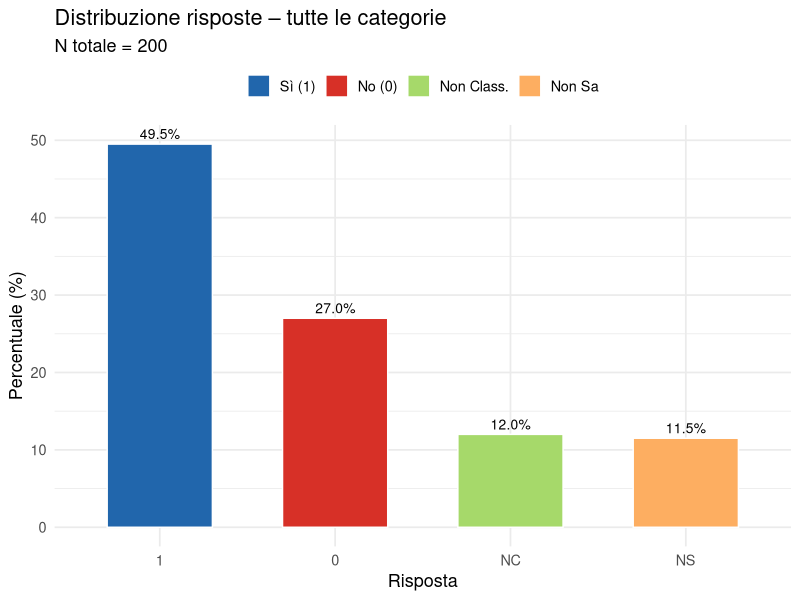
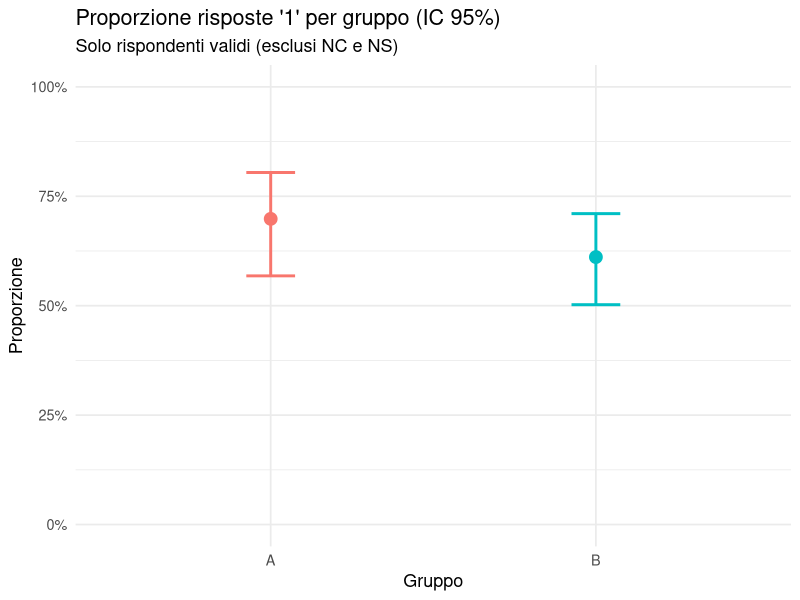

Recreate these plots in R, in order.
# =============================================================================
# binary_response_proportions.R
# -----------------------------------------------------------------------------
# Analisi di risposte con 4 categorie: 1, 0, NC (Non Classificabile), NS (Non Sa)
#
# Flusso:
#   1. Dati di esempio con 4 categorie di risposta
#   2. Proporzioni su tutte e 4 le categorie (incluse NC/NS)
#   3. Esclusione di NC e NS  →  analisi solo sui rispondenti validi (0/1)
#   4. Test statistici su risposte binarie: prop.test, binom.test, chi-quadro
# =============================================================================


# ── 0. PACCHETTI ──────────────────────────────────────────────────────────────

# install.packages(c("dplyr", "ggplot2", "scales"))   # eseguire solo se mancanti
library(dplyr)
library(ggplot2)
library(scales)


# ── 1. DATI DI ESEMPIO ────────────────────────────────────────────────────────
# Sostituire 'risposte' con il proprio vettore / colonna del data frame

set.seed(42)
n <- 200

dati <- data.frame(
  id       = 1:n,
  gruppo   = sample(c("A", "B"), n, replace = TRUE),
  risposta = sample(
    c("1", "0", "NC", "NS"),
    n,
    replace = TRUE,
    prob    = c(0.45, 0.30, 0.15, 0.10)   # probabilità attese
  )
)

# Per caricare dati reali usare, per esempio:
# dati <- read.csv("file.csv")
# oppure: dati <- readxl::read_excel("file.xlsx")


# ── 2. PROPORZIONI – TUTTE E 4 LE CATEGORIE ──────────────────────────────────

cat("\n====================================================\n")
cat("  STEP 1: Distribuzione completa (4 categorie)\n")
cat("====================================================\n\n")

tab_completa <- dati %>%
  count(risposta, name = "n") %>%
  mutate(
    proporzione = n / sum(n),
    percentuale = proporzione * 100,
    categoria   = case_when(
      risposta == "1"  ~ "Sì / Presente",
      risposta == "0"  ~ "No / Assente",
      risposta == "NC" ~ "Non Classificabile",
      risposta == "NS" ~ "Non Sa / Non Risponde",
      TRUE             ~ risposta
    )
  ) %>%
  arrange(match(risposta, c("1", "0", "NC", "NS")))

print(tab_completa, digits = 3)

cat(sprintf(
  "\nTotale osservazioni: %d\n  di cui NC:  %d (%.1f%%)\n  di cui NS:  %d (%.1f%%)\n",
  nrow(dati),
  sum(dati$risposta == "NC"), mean(dati$risposta == "NC") * 100,
  sum(dati$risposta == "NS"), mean(dati$risposta == "NS") * 100
))


# ── 3. ESCLUSIONE NC / NS ─────────────────────────────────────────────────────

cat("\n====================================================\n")
cat("  STEP 2: Esclusione NC e NS → analisi su 0 e 1\n")
cat("====================================================\n\n")

dati_binari <- dati %>%
  filter(risposta %in% c("1", "0")) %>%
  mutate(risposta_num = as.integer(risposta))   # 1 → 1, 0 → 0

n_esclusi <- nrow(dati) - nrow(dati_binari)
cat(sprintf("Osservazioni escluse (NC + NS): %d\n", n_esclusi))
cat(sprintf("Osservazioni valide per l'analisi: %d\n\n", nrow(dati_binari)))

# Conteggi base
n_val  <- nrow(dati_binari)
n_pos  <- sum(dati_binari$risposta_num == 1)
n_neg  <- sum(dati_binari$risposta_num == 0)
p_obs  <- n_pos / n_val

cat(sprintf("  Risposte '1':  %d  (%.1f%%)\n", n_pos, p_obs * 100))
cat(sprintf("  Risposte '0':  %d  (%.1f%%)\n", n_neg, (1 - p_obs) * 100))


# ── 4. TEST STATISTICI ────────────────────────────────────────────────────────

cat("\n====================================================\n")
cat("  STEP 3: Test statistici sulle risposte binarie\n")
cat("====================================================\n\n")


# 4a. binom.test  – proporzione osservata vs ipotesi nulla p0 = 0.50
# (modificare p0 secondo l'ipotesi nulla di interesse)
p0 <- 0.50

cat("--- Test binomiale esatto  (H0: p =", p0, ") ---\n")
bt <- binom.test(n_pos, n_val, p = p0, alternative = "two.sided", conf.level = 0.95)
print(bt)


# 4b. prop.test  – alternativa normale (utile con campioni grandi)
cat("\n--- prop.test  (H0: p =", p0, ") ---\n")
pt <- prop.test(n_pos, n_val, p = p0, alternative = "two.sided",
                conf.level = 0.95, correct = TRUE)
print(pt)

cat(sprintf(
  "\nProporzione stimata:  %.4f  (IC 95%%: %.4f – %.4f)\n",
  p_obs, pt$conf.int[1], pt$conf.int[2]
))


# 4c. Confronto proporzionale tra due gruppi (A vs B)
cat("\n--- Confronto tra gruppi (A vs B)  – prop.test  ---\n")

tab_gruppi <- dati_binari %>%
  group_by(gruppo) %>%
  summarise(
    n_tot  = n(),
    n_pos  = sum(risposta_num == 1),
    prop   = n_pos / n_tot,
    .groups = "drop"
  )
print(tab_gruppi)

pt2 <- prop.test(
  x       = tab_gruppi$n_pos,
  n       = tab_gruppi$n_tot,
  alternative = "two.sided",
  conf.level  = 0.95,
  correct     = TRUE
)
print(pt2)

cat(sprintf(
  "\nDifferenza di proporzione (A − B): %.4f  (IC 95%%: %.4f – %.4f)\n",
  diff(rev(pt2$estimate)),    # A - B
  pt2$conf.int[1],
  pt2$conf.int[2]
))


# 4d. Test chi-quadro su tabella di contingenza (include verifica assunzioni)
cat("\n--- Chi-quadro su tabella 2×2 (risposta × gruppo) ---\n")

tab_2x2 <- table(dati_binari$risposta, dati_binari$gruppo)
print(tab_2x2)

# Verifica celle attese >= 5
expected <- chisq.test(tab_2x2)$expected
if (any(expected < 5)) {
  cat("ATTENZIONE: celle attese < 5, usare test di Fisher.\n")
  fisher <- fisher.test(tab_2x2, conf.level = 0.95)
  print(fisher)
} else {
  chi2 <- chisq.test(tab_2x2, correct = FALSE)
  print(chi2)
  cat(sprintf("OR (Fisher): %.3f\n", fisher.test(tab_2x2)$estimate))
}


# ── 5. GRAFICO ────────────────────────────────────────────────────────────────

cat("\n====================================================\n")
cat("  STEP 4: Grafici\n")
cat("====================================================\n\n")

# 5a. Grafico a barre – distribuzione completa con 4 categorie
tab_plot <- tab_completa %>%
  mutate(risposta = factor(risposta, levels = c("1", "0", "NC", "NS")))

p1 <- ggplot(tab_plot, aes(x = risposta, y = percentuale, fill = risposta)) +
  geom_col(width = 0.6, colour = "white") +
  geom_text(aes(label = sprintf("%.1f%%", percentuale)),
            vjust = -0.5, size = 3.5) +
  scale_fill_manual(values = c("1" = "#2166ac", "0" = "#d73027",
                                "NC" = "#a6d96a", "NS" = "#fdae61"),
                    labels = c("1" = "Sì (1)", "0" = "No (0)",
                               "NC" = "Non Class.", "NS" = "Non Sa")) +
  labs(title = "Distribuzione risposte – tutte le categorie",
       subtitle = sprintf("N totale = %d", nrow(dati)),
       x = "Risposta", y = "Percentuale (%)", fill = NULL) +
  theme_minimal(base_size = 13) +
  theme(legend.position = "top")

print(p1)


# 5b. Grafico proporzioni valide (0/1) per gruppo con IC 95%
ci_gruppi <- dati_binari %>%
  group_by(gruppo) %>%
  summarise(
    n     = n(),
    x     = sum(risposta_num),
    prop  = x / n,
    lower = prop.test(x, n)$conf.int[1],
    upper = prop.test(x, n)$conf.int[2],
    .groups = "drop"
  )

p2 <- ggplot(ci_gruppi, aes(x = gruppo, y = prop, colour = gruppo)) +
  geom_point(size = 4) +
  geom_errorbar(aes(ymin = lower, ymax = upper), width = 0.15, linewidth = 1) +
  scale_y_continuous(labels = percent_format(accuracy = 1), limits = c(0, 1)) +
  labs(title = "Proporzione risposte '1' per gruppo (IC 95%)",
       subtitle = "Solo rispondenti validi (esclusi NC e NS)",
       x = "Gruppo", y = "Proporzione", colour = NULL) +
  theme_minimal(base_size = 13) +
  theme(legend.position = "none")

print(p2)

cat("Script completato.\n")
